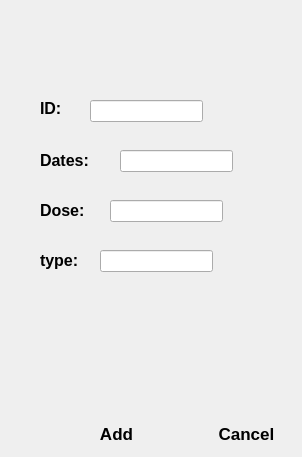
   <widget class="QWidget" name="page_5">
    <widget class="QLineEdit" name="lineEdit_typep5">
     <property name="geometry">
      <rect>
       <x>100</x>
       <y>250</y>
       <width>113</width>
       <height>22</height>
      </rect>
     </property>
     <property name="maxLength">
      <number>15</number>
     </property>
    </widget>
    <widget class="QPushButton" name="pushButton_cancelp5">
     <property name="geometry">
      <rect>
       <x>200</x>
       <y>420</y>
       <width>93</width>
       <height>28</height>
      </rect>
     </property>
     <property name="font">
      <font>
       <pointsize>13</pointsize>
       <weight>75</weight>
       <bold>true</bold>
      </font>
     </property>
     <property name="styleSheet">
      <string notr="true">QPushButton{

     background: qlineargradient(x1: 0, y1: 0, x2: 0, y2: 1,
                                 stop: 0 #f7f7f7, stop: 0.4 #f0f0f0,
                                 stop: 0.5 #e8e8e8, stop: 1.0 #dcdcdc);
border-radius:5px;
border-radius:5px;

}



QPushButton:hover{
background:   qlineargradient(x1: 0, y1: 0, x2: 0, y2: 1,
                                 stop: 0 #1b83fe, stop: 0.4 #4399fe,
                                 stop: 0.5 #5da7fe, stop: 1.0 #77b5fe);
color:white;
}</string>
     </property>
     <property name="text">
      <string>Cancel</string>
     </property>
    </widget>
    <widget class="QPushButton" name="pushButtonaddp5">
     <property name="geometry">
      <rect>
       <x>70</x>
       <y>420</y>
       <width>93</width>
       <height>28</height>
      </rect>
     </property>
     <property name="font">
      <font>
       <pointsize>13</pointsize>
       <weight>75</weight>
       <bold>true</bold>
      </font>
     </property>
     <property name="styleSheet">
      <string notr="true">QPushButton{

     background: qlineargradient(x1: 0, y1: 0, x2: 0, y2: 1,
                                 stop: 0 #f7f7f7, stop: 0.4 #f0f0f0,
                                 stop: 0.5 #e8e8e8, stop: 1.0 #dcdcdc);
border-radius:5px;
border-radius:5px;

}



QPushButton:hover{
background:   qlineargradient(x1: 0, y1: 0, x2: 0, y2: 1,
                                 stop: 0 #1b83fe, stop: 0.4 #4399fe,
                                 stop: 0.5 #5da7fe, stop: 1.0 #77b5fe);
color:white;
}</string>
     </property>
     <property name="text">
      <string>Add</string>
     </property>
    </widget>
    <widget class="QLabel" name="label_13">
     <property name="geometry">
      <rect>
       <x>40</x>
       <y>100</y>
       <width>41</width>
       <height>16</height>
      </rect>
     </property>
     <property name="font">
      <font>
       <pointsize>12</pointsize>
       <weight>75</weight>
       <bold>true</bold>
      </font>
     </property>
     <property name="text">
      <string>ID:</string>
     </property>
    </widget>
    <widget class="QLabel" name="label_14">
     <property name="geometry">
      <rect>
       <x>40</x>
       <y>250</y>
       <width>56</width>
       <height>21</height>
      </rect>
     </property>
     <property name="font">
      <font>
       <pointsize>12</pointsize>
       <weight>75</weight>
       <bold>true</bold>
      </font>
     </property>
     <property name="text">
      <string>type:</string>
     </property>
    </widget>
    <widget class="QLineEdit" name="lineEdit_idp5">
     <property name="geometry">
      <rect>
       <x>90</x>
       <y>100</y>
       <width>113</width>
       <height>22</height>
      </rect>
     </property>
     <property name="maxLength">
      <number>8</number>
     </property>
    </widget>
    <widget class="QLabel" name="label_21">
     <property name="geometry">
      <rect>
       <x>40</x>
       <y>200</y>
       <width>56</width>
       <height>21</height>
      </rect>
     </property>
     <property name="font">
      <font>
       <pointsize>12</pointsize>
       <weight>75</weight>
       <bold>true</bold>
      </font>
     </property>
     <property name="text">
      <string>Dose:</string>
     </property>
    </widget>
    <widget class="QLabel" name="label_15">
     <property name="geometry">
      <rect>
       <x>40</x>
       <y>150</y>
       <width>71</width>
       <height>21</height>
      </rect>
     </property>
     <property name="font">
      <font>
       <pointsize>12</pointsize>
       <weight>75</weight>
       <bold>true</bold>
      </font>
     </property>
     <property name="text">
      <string>Dates:</string>
     </property>
    </widget>
    <widget class="QLineEdit" name="lineEditdose">
     <property name="geometry">
      <rect>
       <x>110</x>
       <y>200</y>
       <width>113</width>
       <height>22</height>
      </rect>
     </property>
     <property name="maxLength">
      <number>12</number>
     </property>
    </widget>
    <widget class="QLineEdit" name="lineEditdates">
     <property name="geometry">
      <rect>
       <x>120</x>
       <y>150</y>
       <width>113</width>
       <height>22</height>
      </rect>
     </property>
     <property name="maxLength">
      <number>10</number>
     </property>
    </widget>
   </widget>
